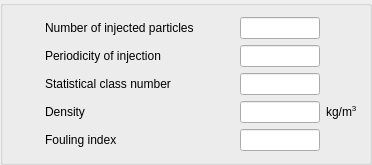
       <widget class="QGroupBox" name="groupBoxMain">
        <property name="title">
         <string/>
        </property>
        <layout class="QGridLayout">
         <item row="0" column="0">
          <layout class="QGridLayout">
           <item row="0" column="1">
            <widget class="QLabel" name="labelIJNBP">
             <property name="toolTip">
              <string>&lt;html&gt;&lt;head/&gt;&lt;body&gt;&lt;p&gt;&lt;span style=&quot; font-size:9pt;&quot;&gt;Specify
               the number of particles injected at each time step.&lt;/span&gt;&lt;/p&gt;&lt;/body&gt;&lt;/html&gt;
              </string>
             </property>
             <property name="text">
              <string>Number of injected particles</string>
             </property>
            </widget>
           </item>
           <item row="0" column="3">
            <widget class="QLineEdit" name="lineEditIJNBP">
             <property name="maximumSize">
              <size>
               <width>80</width>
               <height>16777215</height>
              </size>
             </property>
             <property name="toolTip">
              <string>&lt;html&gt;&lt;head/&gt;&lt;body&gt;&lt;p&gt;&lt;span style=&quot; font-size:9pt;&quot;&gt;Specify
               the number of particles in each injection set defined above.&lt;/span&gt;&lt;/p&gt;&lt;/body&gt;&lt;/html&gt;
              </string>
             </property>
            </widget>
           </item>
           <item row="1" column="1">
            <widget class="QLabel" name="labelIJFRE">
             <property name="toolTip">
              <string>&lt;html&gt;&lt;head/&gt;&lt;body&gt;&lt;p&gt;&lt;span style=&quot; font-size:9pt;&quot;&gt;Specify
               the periodicity of injection.&lt;/span&gt;&lt;/p&gt;&lt;/body&gt;&lt;/html&gt;
              </string>
             </property>
             <property name="text">
              <string>Periodicity of injection</string>
             </property>
            </widget>
           </item>
           <item row="1" column="3">
            <widget class="QLineEdit" name="lineEditIJFRE">
             <property name="maximumSize">
              <size>
               <width>80</width>
               <height>16777215</height>
              </size>
             </property>
             <property name="toolTip">
              <string>&lt;html&gt;&lt;head/&gt;&lt;body&gt;&lt;p&gt;&lt;span style=&quot; font-size:9pt;&quot;&gt;Specify
               the frequency of injection.&lt;/span&gt;&lt;/p&gt;&lt;/body&gt;&lt;/html&gt;
              </string>
             </property>
            </widget>
           </item>
           <item row="2" column="1">
            <widget class="QLabel" name="labelICLST">
             <property name="toolTip">
              <string>&lt;html&gt;&lt;head/&gt;&lt;body&gt;&lt;p&gt;&lt;span style=&quot; font-size:9pt;&quot;&gt;Number
               of the group to which the particle belongs (only if one wishes to calculate statistics per group).&lt;/span&gt;&lt;/p&gt;&lt;/body&gt;&lt;/html&gt;
              </string>
             </property>
             <property name="text">
              <string>Statistical class number</string>
             </property>
            </widget>
           </item>
           <item row="2" column="3">
            <widget class="QLineEdit" name="lineEditICLST">
             <property name="maximumSize">
              <size>
               <width>80</width>
               <height>16777215</height>
              </size>
             </property>
             <property name="toolTip">
              <string>&lt;html&gt;&lt;head/&gt;&lt;body&gt;&lt;p&gt;&lt;span style=&quot; font-size:9pt;&quot;&gt;Number
               of the group to which the particle belongs (only if one wishes to calculate statistics per group).&lt;/span&gt;&lt;/p&gt;&lt;/body&gt;&lt;/html&gt;
              </string>
             </property>
            </widget>
           </item>
           <item row="3" column="1">
            <widget class="QLabel" name="labelIROPT">
             <property name="toolTip">
              <string>&lt;html&gt;&lt;head/&gt;&lt;body&gt;&lt;p&gt;&lt;span style=&quot; font-size:9pt;&quot;&gt;Specify
               the particle density.&lt;/span&gt;&lt;/p&gt;&lt;/body&gt;&lt;/html&gt;
              </string>
             </property>
             <property name="text">
              <string>Density</string>
             </property>
            </widget>
           </item>
           <item row="3" column="3">
            <widget class="QLineEdit" name="lineEditIROPT">
             <property name="maximumSize">
              <size>
               <width>80</width>
               <height>16777215</height>
              </size>
             </property>
             <property name="toolTip">
              <string>&lt;html&gt;&lt;head/&gt;&lt;body&gt;&lt;p&gt;&lt;span style=&quot; font-size:9pt;&quot;&gt;Specify
               the particle density.&lt;/span&gt;&lt;/p&gt;&lt;/body&gt;&lt;/html&gt;
              </string>
             </property>
            </widget>
           </item>
           <item row="3" column="4">
            <widget class="QLabel" name="labelUnitIROPT">
             <property name="toolTip">
              <string>&lt;html&gt;&lt;head/&gt;&lt;body&gt;&lt;p&gt;&lt;span style=&quot; font-size:9pt;&quot;&gt;Specify
               the particle density.&lt;/span&gt;&lt;/p&gt;&lt;/body&gt;&lt;/html&gt;
              </string>
             </property>
             <property name="text">
              <string>&lt;html&gt;&lt;head/&gt;&lt;body&gt;&lt;p&gt;kg/m&lt;span style=&quot; vertical-align:super;&quot;&gt;3&lt;/span&gt;&lt;/p&gt;&lt;/body&gt;&lt;/html&gt;</string>
             </property>
            </widget>
           </item>
           <item row="4" column="1">
            <widget class="QLabel" name="labelIRCOLM">
             <property name="toolTip">
              <string>&lt;html&gt;&lt;head/&gt;&lt;body&gt;&lt;p&gt;&lt;br/&gt;&lt;/p&gt;&lt;/body&gt;&lt;/html&gt;
              </string>
             </property>
             <property name="text">
              <string>Fouling index</string>
             </property>
            </widget>
           </item>
           <item row="4" column="3">
            <widget class="QLineEdit" name="lineEditIRCOLM">
             <property name="maximumSize">
              <size>
               <width>80</width>
               <height>16777215</height>
              </size>
             </property>
             <property name="toolTip">
              <string>&lt;html&gt;&lt;head/&gt;&lt;body&gt;&lt;p&gt;&lt;span style=&quot; font-size:9pt;&quot;&gt;code_saturne
               key word: &lt;/span&gt;&lt;span style=&quot; font-size:9pt; font-weight:600;&quot;&gt;IRCOLM&lt;/span&gt;&lt;/p&gt;&lt;/body&gt;&lt;/html&gt;
              </string>
             </property>
            </widget>
           </item>
           <item row="4" column="4">
            <widget class="QLabel" name="labelUnitIRCOLM">
             <property name="text">
              <string/>
             </property>
            </widget>
           </item>
           <item row="0" column="0">
            <spacer>
             <property name="orientation">
              <enum>Qt::Horizontal</enum>
             </property>
             <property name="sizeHint" stdset="0">
              <size>
               <width>31</width>
               <height>20</height>
              </size>
             </property>
            </spacer>
           </item>
           <item row="0" column="2">
            <spacer>
             <property name="orientation">
              <enum>Qt::Horizontal</enum>
             </property>
             <property name="sizeHint" stdset="0">
              <size>
               <width>40</width>
               <height>20</height>
              </size>
             </property>
            </spacer>
           </item>
           <item row="0" column="4">
            <spacer>
             <property name="orientation">
              <enum>Qt::Horizontal</enum>
             </property>
             <property name="sizeHint" stdset="0">
              <size>
               <width>21</width>
               <height>20</height>
              </size>
             </property>
            </spacer>
           </item>
          </layout>
         </item>
        </layout>
       </widget>
